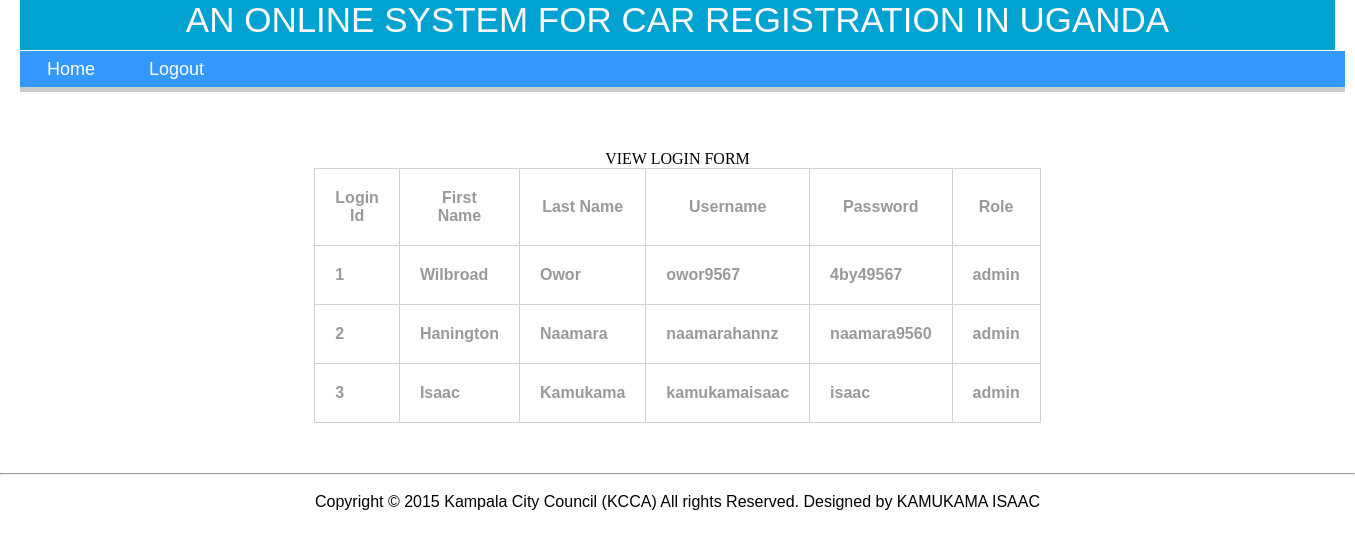
The app's page /view_login.php with its own data.
### tables this page shows
CREATE TABLE employee (
  eid int(10) unsigned NOT NULL auto_increment,
  fname varchar(50) NOT NULL,
  lname varchar(50) NOT NULL,
  sex varchar(7) NOT NULL,
  age int(3) NOT NULL,
  telno varchar(50) NOT NULL,
  address varchar(100) NOT NULL,
  nation varchar(50) NOT NULL,
  PRIMARY KEY  (eid)
);

### selection.class.php (the view, shortened to what this page needs)
<?php
class selections
{
	public function selectLogin()
	{
		$sql="SELECT loginid, fname, lname, username, password, role from login, employee where login.eid= employee.eid";
		$retval = mysql_query( $sql);
			$rows = mysql_num_rows($retval);
				echo "<table border='1' border color='gray' width='600' align='' bgcolor=''><tr> <th>Login Id</th><th>First Name</th><th>Last Name</th><th>Username</th><th>Password</th><th>Role</th></tr>";
			for ($j = 0 ; $j < $rows ; ++$j)
			{
				$row = mysql_fetch_row($retval);
				echo "<tr>";
			for ($k = 0 ; $k < 6 ; ++$k) echo "<td>$row[$k]</td>";
					echo "</tr>";
			}
					echo "</table>";
}
}
?>

### style.css (style rules this page uses)
* { margin:0; padding:0; }
table { width:40%; font-family:Tahoma, Geneva, sans-serif; font-weight:bolder; color:#999; margin-bottom:80px; }
table,td,th { border-collapse:collapse; border:solid #d0d0d0 1px; padding:20px; }

### records on screen
employee: fname "Wilbroad", lname "Owor"
employee: fname "Hanington", lname "Naamara"
employee: fname "Isaac", lname "Kamukama"

### other values on screen
$row[$k] "1"
$row[$k] "owor9567"
$row[$k] "4by49567"
$row[$k] "admin"
$row[$k] "2"
$row[$k] "naamarahannz"
$row[$k] "naamara9560"
$row[$k] "3"
$row[$k] "kamukamaisaac"
$row[$k] "isaac"
